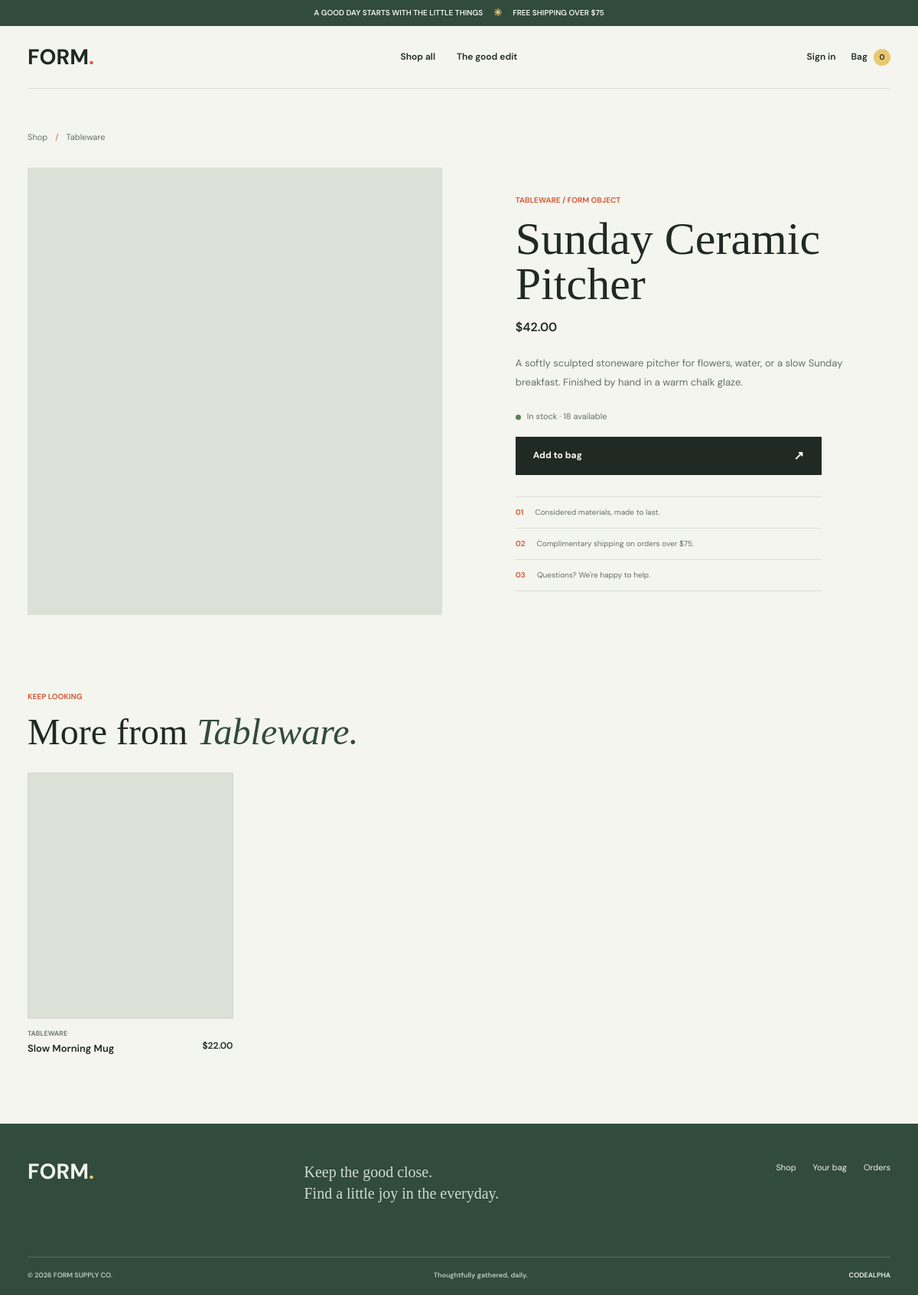
Page /products/sunday-ceramic-pitcher/ on the committed database.
### shop/models.py (models this page shows, shortened)
class Product(models.Model):
    name = models.CharField(max_length=140)
    slug = models.SlugField(unique=True)
    category = models.CharField(max_length=60)
    description = models.TextField()
    price = models.DecimalField(max_digits=9, decimal_places=2)
    image_url = models.URLField(blank=True)
    stock = models.PositiveIntegerField(default=0)
    featured = models.BooleanField(default=False)
    created_at = models.DateTimeField(auto_now_add=True)
    class Meta:
        ordering = ["-featured", "name"]
    def get_absolute_url(self):
        return reverse("product_detail", args=[self.slug])

### shop/views.py (the view)
# urls.py: path("products/<slug:slug>/", views.product_detail, name="product_detail"),
def product_detail(request, slug):
    product = get_object_or_404(Product, slug=slug)
    related_products = Product.objects.filter(category=product.category).exclude(pk=product.pk)[:3]
    return render(request, "shop/product_detail.html", {
        "product": product,
        "related_products": related_products,
    })

### shop/context_processors.py (called while the page is built)
def cart_summary(request):
    cart = request.session.get("cart", {})
    return {"cart_count": sum(cart.values())}

### shop/templates/shop/product_detail.html (shortened to what this page needs)
{% extends "shop/base.html" %}
{% block content %}
<main class="wrap inner-page">
    <nav class="breadcrumbs" aria-label="Breadcrumb"><a href="{% url 'home' %}">Shop</a><span>/</span><span>{{ product.category }}</span></nav>
    <section class="detail-layout">
        <div class="detail-photo"><img src="{{ product.image_url }}" alt="{{ product.name }}"></div>
        <div class="detail-copy"><p class="eyebrow">{{ product.category }} / FORM OBJECT</p><h1>{{ product.name }}</h1><p class="detail-price">${{ product.price }}</p><div class="detail-description">{{ product.description|linebreaks }}</div>
            <p class="availability">{% if product.stock > 0 %}<span class="availability-dot"></span> In stock · {{ product.stock }} available{% else %}<span class="availability-dot unavailable"></span> Currently unavailable{% endif %}</p>
            <form method="post" action="{% url 'add_to_cart' product.pk %}"><button class="button button-dark detail-add" type="submit" >Add to bag <span>↗</span></button></form>
            <div class="detail-perks"><p><span>01</span> Considered materials, made to last.</p><p><span>02</span> Complimentary shipping on orders over $75.</p><p><span>03</span> Questions? We're happy to help.</p></div>
        </div>
    </section>
    {% if related_products %}<section class="related-products"><div class="section-heading"><div><p class="eyebrow">Keep looking</p><h2>More from <em>{{ product.category }}.</em></h2></div></div><div class="product-grid">{% for item in related_products %}<article class="product-card"><a class="product-photo" href="{{ item.get_absolute_url }}"><img src="{{ item.image_url }}" alt="{{ item.name }}" loading="lazy"></a><div class="product-info"><div><p class="product-category">{{ item.category }}</p><h3><a href="{{ item.get_absolute_url }}">{{ item.name }}</a></h3></div><p class="product-price">${{ item.price }}</p></div></article>{% endfor %}</div></section>{% endif %}
</main>
{% endblock %}

### shop/static/shop/style.css (style rules this page uses)
:root { color-scheme: light; --paper: #f4f5ef; --white: #fbfcf8; --ink: #202923; --muted: #667168; --line: #d9ded5; --green: #c5d6c3; --forest: #314b3d; --orange: #d75f3d; --yellow: #e8c86e; --serif: "Playfair Display", Georgia, serif; --sans: "DM Sans", "Segoe UI", sans-serif; }
* { box-sizing: border-box; }
html { scroll-behavior: smooth; }
body { margin: 0; background: var(--paper); color: var(--ink); font-family: var(--sans); font-size: 15px; line-height: 1.6; }
a { color: inherit; text-decoration: none; }
button, input, select { font: inherit; }
button, a, select { -webkit-tap-highlight-color: transparent; }
button { color: inherit; }
.wrap { width: min(1240px, calc(100% - 72px)); margin-inline: auto; }
.eyebrow { margin: 0 0 14px; color: var(--orange); font-size: 10px; font-weight: 700; letter-spacing: 0; line-height: 1.4; text-transform: uppercase; }
h1, h2, h3, p { margin-top: 0; }
.hero h1, .detail-copy h1, .auth-panel h1, .confirmation-page h1 { margin: 0 0 22px; font-family: var(--serif); font-size: clamp(52px, 6.2vw, 82px); font-weight: 500; line-height: .99; letter-spacing: 0; }
h1 em, h2 em, .hero h1 em { color: var(--forest); font-weight: 500; }
.button { min-height: 50px; width: fit-content; display: inline-flex; align-items: center; justify-content: center; gap: 26px; padding: 0 22px; border: 1px solid transparent; font-size: 12px; font-weight: 700; transition: background .2s ease, color .2s ease, transform .2s ease; }
.button span { font-size: 16px; }
.button-dark { background: var(--ink); color: var(--white); }
.section-heading { display: flex; align-items: flex-end; justify-content: space-between; gap: 24px; margin-bottom: 35px; }
.section-heading h2, .manifesto-copy h2 { margin: 0; font-family: var(--serif); font-size: clamp(35px, 4vw, 52px); font-weight: 500; line-height: 1.05; letter-spacing: 0; }
.product-grid { display: grid; grid-template-columns: repeat(4, minmax(0, 1fr)); gap: 31px 18px; }
.product-card { min-width: 0; animation: rise-in .5s both; }
.product-photo { aspect-ratio: 4 / 4.8; position: relative; display: block; overflow: hidden; background: #dce1d8; }
.product-photo::after { position: absolute; inset: 0; border: 1px solid #2029230a; content: ""; pointer-events: none; }
.product-info { display: flex; justify-content: space-between; gap: 12px; padding-top: 12px; }
.product-category { margin: 0 0 3px; color: var(--muted); font-size: 9px; font-weight: 600; letter-spacing: 0; text-transform: uppercase; }
.product-info h3 { margin: 0; font-size: 13px; font-weight: 600; line-height: 1.35; }
.product-price { margin: 14px 0 0; white-space: nowrap; font-size: 12px; font-weight: 600; }
.inner-page { min-height: 60vh; padding-top: 55px; padding-bottom: 90px; }
.breadcrumbs { display: flex; gap: 10px; margin-bottom: 30px; color: var(--muted); font-size: 11px; }
.breadcrumbs span:nth-child(2) { color: var(--orange); }
.detail-layout { display: grid; grid-template-columns: 1.05fr .95fr; gap: min(8vw, 100px); align-items: start; }
.detail-photo { aspect-ratio: 1 / 1.08; overflow: hidden; background: #dce1d8; }
.detail-copy { position: sticky; top: 24px; padding: 36px 2vw 10px 0; }
.detail-copy h1 { margin-bottom: 14px; font-size: clamp(43px, 5vw, 64px); }
.detail-price { margin-bottom: 22px; font-size: 16px; font-weight: 600; }
.detail-description { max-width: 470px; color: var(--muted); font-size: 13px; line-height: 1.9; }
.availability { display: flex; align-items: center; gap: 8px; margin: 24px 0 17px; color: var(--muted); font-size: 11px; }
.availability-dot { width: 7px; height: 7px; border-radius: 50%; background: #588254; }
.detail-add { width: min(100%, 400px); justify-content: space-between; }
.detail-perks { max-width: 400px; margin-top: 28px; border-top: 1px solid var(--line); }
.detail-perks p { display: flex; gap: 15px; margin: 0; padding: 12px 0; border-bottom: 1px solid var(--line); color: var(--muted); font-size: 10px; }
.detail-perks span { color: var(--orange); font-weight: 700; }
.related-products { padding-top: 100px; }
.related-products .section-heading { margin-bottom: 28px; }

### rows in the picture
Product: category "Tableware", category "TABLEWARE", name "Sunday Ceramic Pitcher", price "42.00", description "A softly sculpted stoneware pitcher for flowers, water, or a slow Sunday breakfast. Finished by hand in a warm chalk glaze.", stock "18"
Product: category "TABLEWARE", name "Slow Morning Mug", price "22.00"

### other values in the picture
{{ cart_count }} "0"
